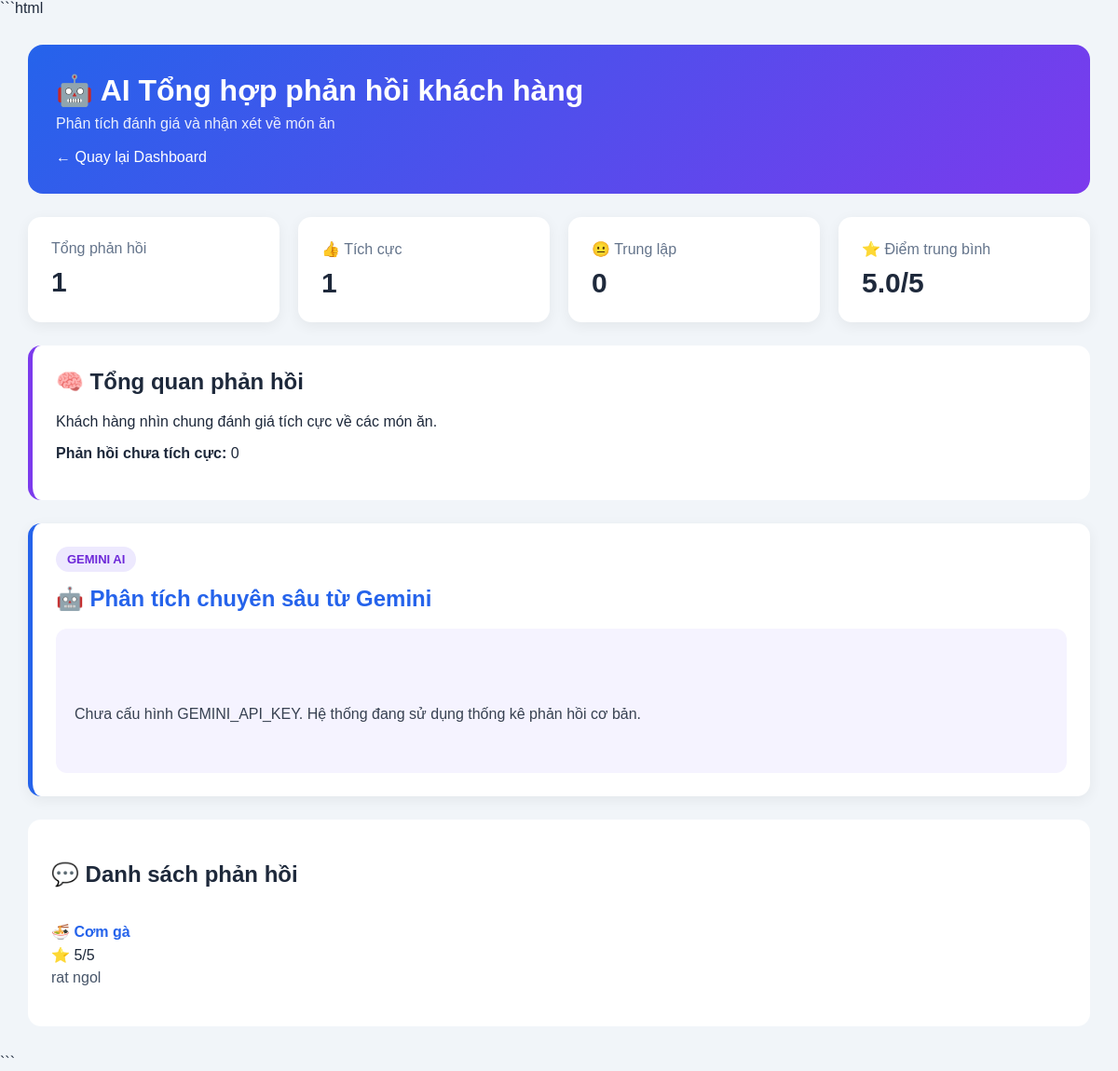
The app's page /ai-feedback (signed in), older data.
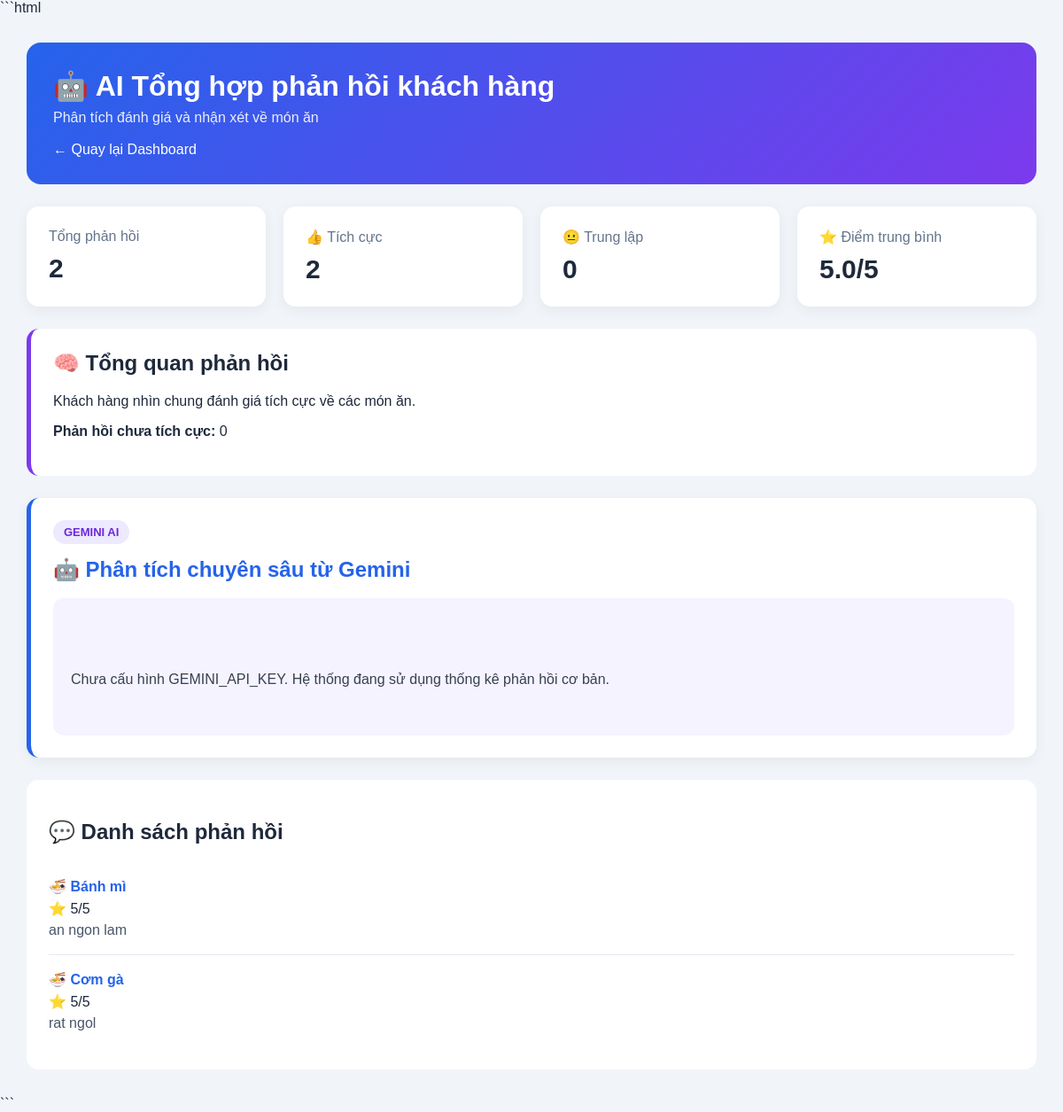
The same page, newer data.
### tables this page shows
CREATE TABLE feedback (
            id INTEGER PRIMARY KEY AUTOINCREMENT,
            food_id INTEGER,
            customer_name TEXT,
            rating INTEGER,
            comment TEXT,
            created_at TEXT NOT NULL,
            FOREIGN KEY (food_id) REFERENCES foods(id)
        );

CREATE TABLE foods (
            id INTEGER PRIMARY KEY AUTOINCREMENT,
            name TEXT NOT NULL,
            category TEXT NOT NULL,
            price REAL NOT NULL,
            quantity INTEGER DEFAULT 0,
            status TEXT DEFAULT 'Đang bán'
        );

### app.py (the view)
@app.route("/ai-feedback")
@login_required
def ai_feedback():
    conn = get_db()
    feedbacks = conn.execute("""
        SELECT
            feedback.rating,
            feedback.comment,
            feedback.created_at,
            foods.name AS food_name
        FROM feedback
        LEFT JOIN foods
            ON feedback.food_id = foods.id
        ORDER BY feedback.id DESC
    """).fetchall()
    conn.close()
    total = len(feedbacks)
    positive = 0
    neutral = 0
    negative = 0
    for feedback in feedbacks:
        rating = feedback["rating"]
        if rating >= 4:
            positive += 1
        elif rating == 3:
            neutral += 1
        else:
            negative += 1
    if total > 0:
        average_rating = sum(
            feedback["rating"] for feedback in feedbacks
        ) / total
    else:
        average_rating = 0
    if positive > negative:
        summary = (
            "Khách hàng nhìn chung đánh giá tích cực "
            "về các món ăn."
        )
    elif negative > positive:
        summary = (
            "Có nhiều phản hồi chưa tích cực, "
            "nên kiểm tra lại chất lượng món ăn."
        )
    else:
        summary = (
            "Phản hồi của khách hàng khá cân bằng, "
            "cần tiếp tục theo dõi."
        )
    ai_text = ""
    if client and feedbacks:
        feedback_data = []
        for feedback in feedbacks:
            feedback_data.append({
                "food_name": feedback["food_name"],
                "rating": feedback["rating"],
                "comment": feedback["comment"]
            })
        prompt = FEEDBACK_SYSTEM_PROMPT + "\n\n" + FEEDBACK_USER_PROMPT.format(
            feedback_data=feedback_data
        )
        result, error = call_gemini(prompt)
        if result:
            ai_text = result
        else:
            ai_text = (
                f"Không thể kết nối Gemini AI. {error} "
                "Hệ thống vẫn hiển thị thống kê phản hồi cơ bản."
            )
    elif not feedbacks:
        ai_text = (
            "Chưa có phản hồi của khách hàng để Gemini AI phân tích."
        )
    else:
        ai_text = (
            "Chưa cấu hình GEMINI_API_KEY. "
            "Hệ thống đang sử dụng thống kê phản hồi cơ bản."
        )
    return render_template(
        "ai_feedback.html",
        feedbacks=feedbacks,
        total=total,
        positive=positive,
        neutral=neutral,
        negative=negative,
        average_rating=average_rating,
        summary=summary,
        ai_text=ai_text
    )

### app.py (called while the page is built)
def get_db():
    conn = sqlite3.connect(DATABASE)
    conn.row_factory = sqlite3.Row
    return conn

def login_required(f):
    @wraps(f)
    def decorated_function(*args, **kwargs):
        if "user_id" not in session:
            return redirect("/")
        return f(*args, **kwargs)
    return decorated_function

### templates/ai_feedback.html (shortened to what this page needs)
<!DOCTYPE html>
<html lang="vi">
<head>
</head>
<body>
<div class="container">
    <div class="header">
        <h1>
            🤖 AI Tổng hợp phản hồi khách hàng
        </h1>
        <p>
            Phân tích đánh giá và nhận xét về món ăn
        </p>
        <a
            href="/dashboard"
            class="back"
        >
            ← Quay lại Dashboard
        </a>
    </div>
    <div class="stats">
        <div class="card">
            <p>
                Tổng phản hồi
            </p>
            <h2>
                {{ total }}
            </h2>
        </div>
        <div class="card">
            <p>
                👍 Tích cực
            </p>
            <h2>
                {{ positive }}
            </h2>
        </div>
        <div class="card">
            <p>
                😐 Trung lập
            </p>
            <h2>
                {{ neutral }}
            </h2>
        </div>
        <div class="card">
            <p>
                ⭐ Điểm trung bình
            </p>
            <h2>
                {{ "%.1f"|format(average_rating) }}/5
            </h2>
        </div>
    </div>
    <div class="ai-summary">
        <h2>
            🧠 Tổng quan phản hồi
        </h2>
        <p>
            {{ summary }}
        </p>
        <p>
            <strong>
                Phản hồi chưa tích cực:
            </strong>
            {{ negative }}
        </p>
    </div>
    <div class="ai-result">
        <span class="ai-label">
            GEMINI AI
        </span>
        <h2>
            🤖 Phân tích chuyên sâu từ Gemini
        </h2>
        <div class="ai-content">
            {{ ai_text }}
        </div>
    </div>
    <div class="feedback">
        <h2>
            💬 Danh sách phản hồi
        </h2>
        {% for feedback in feedbacks %}
        <div class="feedback-item">
            <div class="food">
                🍜
                {{ feedback["food_name"] or "Không xác định" }}
            </div>
            <div class="rating">
                ⭐
                {{ feedback["rating"] }}/5
            </div>
            <div class="comment">
                {{ feedback["comment"] or "Không có nội dung" }}
            </div>
        </div>
        {% else %}
        <p>
            Chưa có phản hồi nào.
        </p>
        {% endfor %}
    </div>
</div>
</body>
</html>

Row changes from the older to the newer data that the page shows:
added feedback: name "Bánh mì", rating "5", comment "an ngon lam"
Text that changed along with them:
{{ total }}: "1" → "2"
{{ positive }}: "1" → "2"
